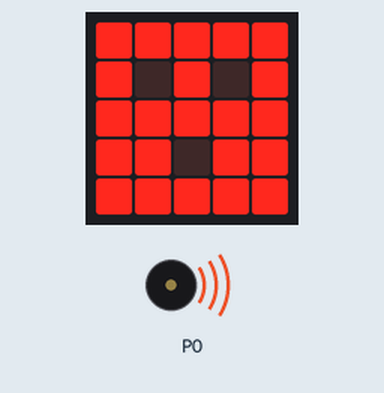
This program was run on a simulated BBC micro:bit (MakeCode). Parts: the board's 5×5 LED display, buzzer (waves = sounding). At 13.4 s the program stops and its outputs stay as they are.

Above: at 1.2 s.
At 13.4 s:
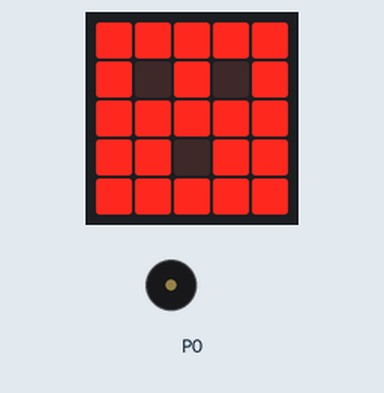
Timing chart, 0 to 14.9 s (numbered marks = the images above):
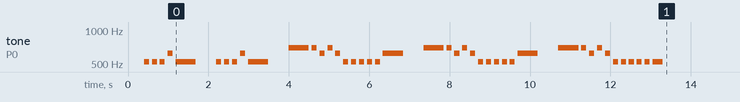

The program:

main.ts
```typescript
basic.showLeds(`
    # # # # #
    # . # . #
    # # # # #
    # # . # #
    # # # # #
    `)
for (let index = 0; index < 2; index++) {
    music.play(music.tonePlayable(523, music.beat(BeatFraction.Quarter)), music.PlaybackMode.UntilDone)
    music.rest(music.beat(BeatFraction.Eighth))
    music.play(music.tonePlayable(523, music.beat(BeatFraction.Quarter)), music.PlaybackMode.UntilDone)
    music.rest(music.beat(BeatFraction.Eighth))
    music.play(music.tonePlayable(523, music.beat(BeatFraction.Quarter)), music.PlaybackMode.UntilDone)
    music.rest(music.beat(BeatFraction.Eighth))
    music.play(music.tonePlayable(622, music.beat(BeatFraction.Quarter)), music.PlaybackMode.UntilDone)
    music.rest(music.beat(BeatFraction.Eighth))
    music.play(music.tonePlayable(523, music.beat(BeatFraction.Whole)), music.PlaybackMode.UntilDone)
    music.rest(music.beat(BeatFraction.Whole))
}
for (let index = 0; index < 2; index++) {
    music.play(music.tonePlayable(698, music.beat(BeatFraction.Whole)), music.PlaybackMode.UntilDone)
    music.rest(music.beat(BeatFraction.Eighth))
    music.play(music.tonePlayable(698, music.beat(BeatFraction.Quarter)), music.PlaybackMode.UntilDone)
    music.rest(music.beat(BeatFraction.Eighth))
    music.play(music.tonePlayable(622, music.beat(BeatFraction.Quarter)), music.PlaybackMode.UntilDone)
    music.rest(music.beat(BeatFraction.Eighth))
    music.play(music.tonePlayable(698, music.beat(BeatFraction.Quarter)), music.PlaybackMode.UntilDone)
    music.rest(music.beat(BeatFraction.Eighth))
    music.play(music.tonePlayable(622, music.beat(BeatFraction.Quarter)), music.PlaybackMode.UntilDone)
    music.rest(music.beat(BeatFraction.Eighth))
    music.play(music.tonePlayable(523, music.beat(BeatFraction.Quarter)), music.PlaybackMode.UntilDone)
    music.rest(music.beat(BeatFraction.Eighth))
    music.play(music.tonePlayable(523, music.beat(BeatFraction.Quarter)), music.PlaybackMode.UntilDone)
    music.rest(music.beat(BeatFraction.Eighth))
    music.play(music.tonePlayable(523, music.beat(BeatFraction.Quarter)), music.PlaybackMode.UntilDone)
    music.rest(music.beat(BeatFraction.Eighth))
    music.play(music.tonePlayable(523, music.beat(BeatFraction.Quarter)), music.PlaybackMode.UntilDone)
    music.rest(music.beat(BeatFraction.Eighth))
    music.play(music.tonePlayable(523, music.beat(BeatFraction.Quarter)), music.PlaybackMode.UntilDone)
    music.rest(music.beat(BeatFraction.Eighth))
    music.play(music.tonePlayable(622, music.beat(BeatFraction.Whole)), music.PlaybackMode.UntilDone)
    music.rest(music.beat(BeatFraction.Whole))
}
music.play(music.tonePlayable(698, music.beat(BeatFraction.Whole)), music.PlaybackMode.UntilDone)
music.rest(music.beat(BeatFraction.Eighth))
music.play(music.tonePlayable(698, music.beat(BeatFraction.Quarter)), music.PlaybackMode.UntilDone)
music.rest(music.beat(BeatFraction.Eighth))
music.play(music.tonePlayable(622, music.beat(BeatFraction.Quarter)), music.PlaybackMode.UntilDone)
music.rest(music.beat(BeatFraction.Eighth))
music.play(music.tonePlayable(698, music.beat(BeatFraction.Quarter)), music.PlaybackMode.UntilDone)
music.rest(music.beat(BeatFraction.Eighth))
music.play(music.tonePlayable(622, music.beat(BeatFraction.Quarter)), music.PlaybackMode.UntilDone)
music.rest(music.beat(BeatFraction.Eighth))
music.play(music.tonePlayable(523, music.beat(BeatFraction.Quarter)), music.PlaybackMode.UntilDone)
music.rest(music.beat(BeatFraction.Eighth))
music.play(music.tonePlayable(523, music.beat(BeatFraction.Quarter)), music.PlaybackMode.UntilDone)
music.rest(music.beat(BeatFraction.Eighth))
music.play(music.tonePlayable(523, music.beat(BeatFraction.Quarter)), music.PlaybackMode.UntilDone)
music.rest(music.beat(BeatFraction.Eighth))
music.play(music.tonePlayable(523, music.beat(BeatFraction.Quarter)), music.PlaybackMode.UntilDone)
music.rest(music.beat(BeatFraction.Eighth))
music.play(music.tonePlayable(523, music.beat(BeatFraction.Quarter)), music.PlaybackMode.UntilDone)
music.rest(music.beat(BeatFraction.Eighth))
music.play(music.tonePlayable(523, music.beat(BeatFraction.Half)), music.PlaybackMode.UntilDone)
music.rest(music.beat(BeatFraction.Eighth))
```

test.ts
```typescript
// testes vão aqui; isto não será compilado quando este pacote for usado como uma extensão.
```
